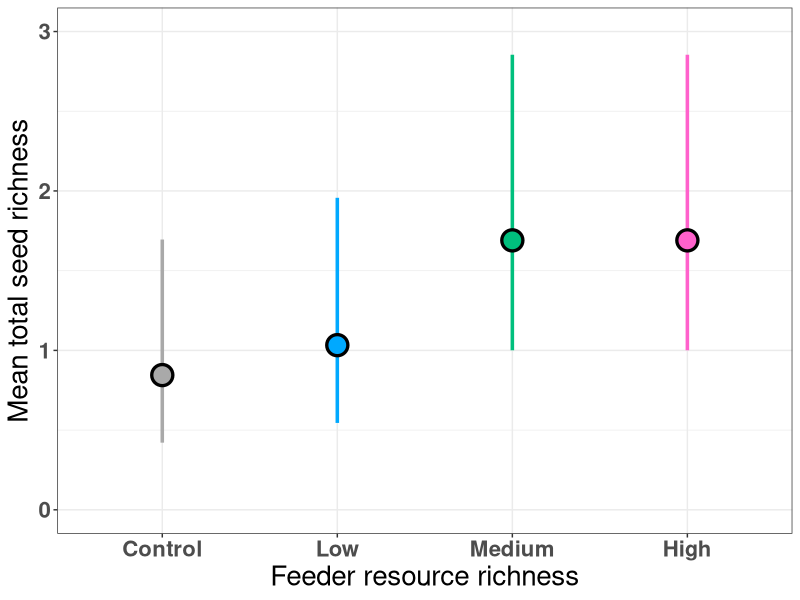

Generate this figure with R:
## --------------- HEADER ------------------------------------------------------
## Script name: 2l_Experiment-2-seed-rich-figure.R
## Author: David S. Mason, UF D.E.E.R. Lab
## Department: Wildlife Ecology and Conservation
## Affiliation: University of Florida
## Date Created: 2022-10-15
## Date Last Modified: 2022-02-18
## Copyright (c) David S. Mason, 2022
## Contact: masond@ufl.edu, @EcoGraffito
## Purpose of script: This script generates a total seed richness figure

## We prepare and then plot the data. Then, we save the ggplot object
## so that we can produce a combined plot with the other response 
## variables.

library(tidyverse)

# Clear the deck
rm(list = ls())

# Import the data
d <- read.csv('Model-output/Experiment-2-total-seed-rich-emmeans.csv')

# Give columns meaningful or clear names
colnames(d)[1] <- "Treatment"
colnames(d)[2] <- "Mean"
colnames(d)[3] <- "se"
colnames(d)[4] <- "df"
colnames(d)[5] <- "LCL"
colnames(d)[6] <- "UCL"

# Make sure the treatment factor is correct
d$Treatment <- as_factor(d$Treatment)
d$Treatment <- factor(d$Treatment,
                      levels = c("Control", "Low", "Medium", "High"))

# Create a vector of colors for each treatment in the figure
cols <- c("#FF61CC","darkgray","#00A9FF","#00BF7D")

seed.rich <- ggplot(d, aes(x = Treatment, y = Mean))+
  geom_errorbar(aes(ymin = LCL, ymax = UCL), width = 0, size = 1.2,
                color = cols)+
  geom_point(aes(color = Treatment, fill = Treatment),
             shape = 21, size = 6, color = "Black", stroke = 1.7)+
  scale_fill_manual(values = c("darkgray", "#00A9FF", "#00BF7D",  "#FF61CC"))+
  scale_y_continuous(limits=c(0,3))+
  xlab("Feeder resource richness")+
  ylab('Mean total seed richness')+
  theme_bw()+
  theme(text = element_text(size = 20),
        legend.position = "none")+
  theme(axis.text = element_text(face="bold"))

saveRDS(seed.rich, file = "Model-output/total-mean-seed-rich.RDS")
# ggsave("Figures/Experiment-2-total-seed-rich.png", width = 5, height = 7, units = "in")


